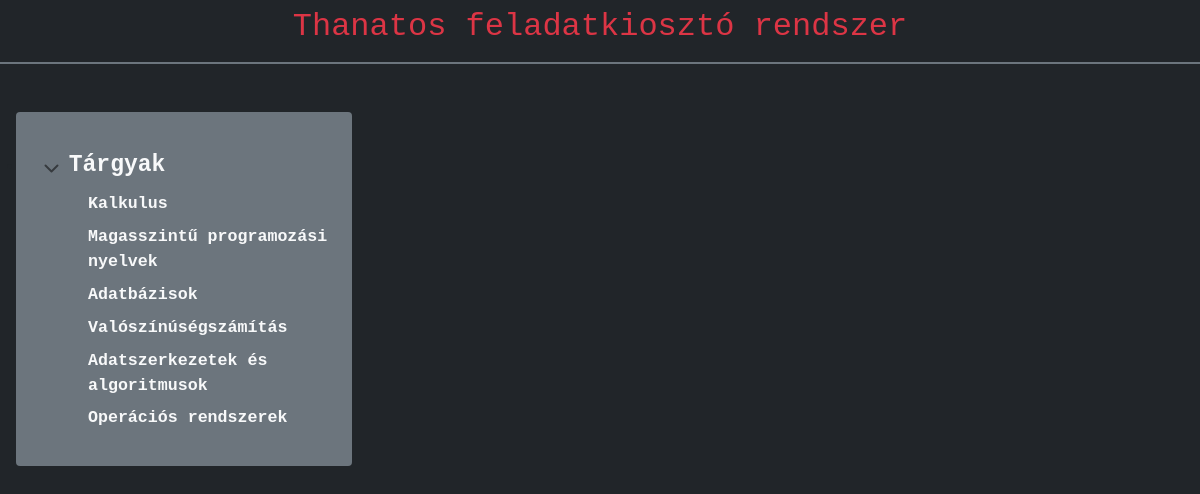
The page / on the database its author committed.
### thanatos_site/models.py (models this page shows, shortened)
class Subject(Model): # CREATE TABLE Tárgy
    subject_name = models.CharField(max_length=200) #question_text varchar(200)

### thanatos_site/views.py (the view, shortened to what this page needs)
# urls.py: path('', views.mainPage, name='home'),
def mainPage(request):
    subjects = Subject.objects.all() # összes adatot lekérjük (Select *)
    subject_tasks = Task.objects.all() #az összes feladat lekérése későbbi szűrésre
    queryparam_subject = request.GET.get('id')
    if queryparam_subject is None or queryparam_subject == '':
        return render(request, 'main.html',{'subjects_names':subjects})

### thanatos_site/templates/main.html
{% extends '_base.html' %}
{% block content %}
<div class="d-flex flex-shrink-0 pb-1 pt-4 bg-secondary rounded-2 ms-3" style="width: 21rem;">
    <ul class="ps-2">
      <li class="p-2" style="font-family:'Courier New', Courier, monospace;font-size: 19px;">
        <button class="btn btn-toggle align-items-center rounded collapsed text-light"
                data-bs-toggle="collapse"
                data-bs-target="#home-collapse"
                aria-expanded="true"
                style="font-size: 23px">Tárgyak
        </button>
        <div class="collapse show" id="home-collapse">
          <ul class="mb-auto btn-toggle-nav list-unstyled pb-1 small">
            {% for i in subjects_names%}
              <li><a href="/?id={{i.id}}" class="link-dark rounded text-light fw-bold ms-5">{{i.subject_name}}</a></li>
            {% endfor %}
          </ul>
        </div>
      </li>
    </ul>
</div>
{% endblock content %}

### thanatos_core/static/sidebars.css (style rules this page uses)
body { min-height: 100vh; min-height: -webkit-fill-available; }
html { height: -webkit-fill-available; }
.d-flex { display: flex!important; }
.btn-toggle { display: inline-flex; align-items: center; padding: .25rem .5rem; font-weight: 600; color: white; background-color: transparent; border: 0; }
.btn-toggle::before { width: 1.25em; line-height: 0; transition: transform .35s ease; transform-origin: .5em 50%; }
.btn-toggle[aria-expanded="true"] { color: white; }
.btn-toggle[aria-expanded="true"]::before { transform: rotate(90deg); }
.btn-toggle-nav a { display: inline-flex; padding: .1875rem .5rem; margin-top: .125rem; margin-left: 1.25rem; text-decoration: none; color:rgb(181 181 189); }

### thanatos_core/static/app.css (style rules this page uses)
body { font-family:'Courier New', Courier, monospace; }

### rows shown on the page
Subject: subject_name "Kalkulus"
Subject: subject_name "Magasszintű programozási nyelvek"
Subject: subject_name "Adatbázisok"
Subject: subject_name "Valószínúségszámítás"
Subject: subject_name "Adatszerkezetek és algoritmusok"
Subject: subject_name "Operációs rendszerek"
